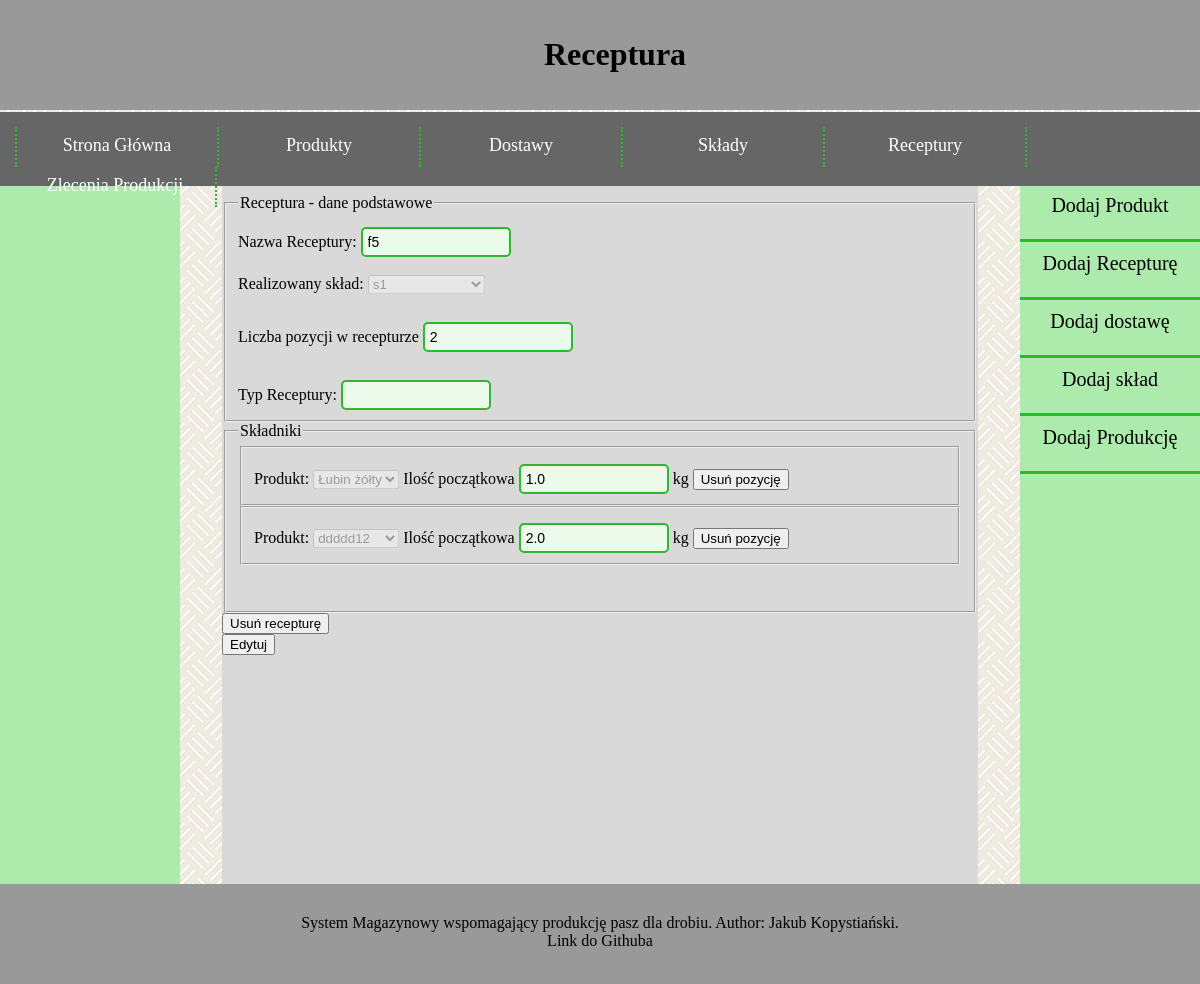
Page /warehouse/recipe/27/ on the committed database.
### warehouse/models.py (models this page shows, shortened)
class Recipe(models.Model):
    composition = models.ForeignKey(Composition, models.SET_NULL, null= True, blank = True)
    number_of_positions = models.IntegerField()
    name = models.CharField(max_length= 255)
    type = models.CharField(max_length= 255)

class Composition(models.Model):
    composition_name = models.CharField(max_length=1024)
    energia_metaboliczna_min = models.FloatField()
    energia_metaboliczna_max = models.FloatField()
    lizyna = models.FloatField()
    metionina = models.FloatField()
    cystyna_metionina = models.FloatField()
    treonina = models.FloatField()
    tryptofan = models.FloatField()
    arginina = models.FloatField()
    walina = models.FloatField()
    izoleucyna = models.FloatField()
    wapn = models.FloatField()
    fosfor_przyswajalny = models.FloatField()
    sod = models.FloatField()

class RecipeElement(models.Model):
    recipe_ref = models.ForeignKey(Recipe, models.CASCADE)
    product = models.ForeignKey(Product, models.CASCADE)
    quantity = models.FloatField()

class Product(models.Model):
    product_name = models.CharField(max_length=1024)
    wilgotnosc = models.DecimalField(max_digits=3, decimal_places=1, default=12, validators=PERCENTAGE_VALIDATOR)
    energia_metaboliczna = models.FloatField()
    bialko_ogolne = models.DecimalField(max_digits=3, decimal_places=1, default=12, validators=PERCENTAGE_VALIDATOR)
    lizyna = models.FloatField()
    metionina = models.FloatField()
    cystyna = models.FloatField()
    treonina = models.FloatField()
    tryptofan = models.FloatField()
    arginina = models.FloatField()
    walina = models.FloatField()
    izoleucyna = models.FloatField()
    wapn = models.FloatField(default=0)
    fosfor_przyswajalny = models.FloatField()
    sod = models.FloatField()
    kwas_linolowy = models.FloatField()

### warehouse/views.py (the view, shortened to what this page needs)
# urls.py: path("recipe/<int:recipe_id>/", views.recipe, name="widok receptury"),
def recipe(request, recipe_id):
    latest_deliveries_list      = Delivery.objects.all()
    latest_products_list        = Product.objects.all()
    latest_compositions_list    = Composition.objects.all()
    latest_productions_list     = Production.objects.all()
    latest_recipes_list         = Recipe.objects.all()
    readonly = True
    if Recipe.objects.filter(pk=recipe_id).exists():
        recipe = Recipe.objects.get(pk = recipe_id)
        recipe_elems = RecipeElement.objects.filter(recipe_ref = recipe)
        how_many_empty = range(recipe_elems.count(), recipe.number_of_positions)
    else:
        recipe = False
        recipe_elems = False
        how_many_empty = False
    context = {
        "latest_deliveries_list": latest_deliveries_list,
        "latest_products_list": latest_products_list,
        "latest_compositions_list": latest_compositions_list,
        "latest_productions_list": latest_productions_list,
        "latest_recipes_list": latest_recipes_list,
        "recipe": recipe,
        "recipe_elems": recipe_elems,
        "newly_created" : False,
        "readonly" : readonly,
        "how_many_empty" : how_many_empty,
    }
    return render(request, "warehouse/recipe.html", context)

### warehouse/templates/warehouse/recipe.html (shortened to what this page needs)
{% extends "base.html" %}
{% block title %}Receptura{% endblock %}
{% block content %}
  {% if recipe %}
    <form method="POST">
    <fieldset><legend>Receptura - dane podstawowe</legend>
          <label for="name">Nazwa Receptury:</label>
          <input type="text" id="name" name="name" {% if readonly %} readonly {% endif %} value={{recipe.name}}>
          <br/><br/>
          <label for="composition">Realizowany skład:</label>
          <select id="composition" name="composition" {% if readonly %} disabled {% endif %}>
              {% for c in latest_compositions_list %}
              <option value={{c.pk}} {% if c.pk == recipe.composition.pk %} selected {% endif %}>{{c.composition_name}}</option>
              {% endfor %}
          </select>
          <br/><br/>
          <label for="number_of_positions">Liczba pozycji w recepturze</label>
          <input type="number" id="number_of_positions" name="number_of_positions" value={{recipe.number_of_positions}} min="1" step="1" {% if readonly %} readonly {% endif %}>
          <br/><br/>
          <label for="type">Typ Receptury:</label>
          <input type="text" id="type" name="type" {% if readonly %} readonly {% endif %} value={{recipe.type}}>
    </fieldset>
    <fieldset><legend>Składniki</legend>
      {% for i in recipe_elems %}
      <div><fieldset>
        {% with elem_id=forloop.counter0|stringformat:"d" %}
        {% with product_name="product"|add:elem_id %}
          <label for={{product_name}}>Produkt:</label>
          <select id={{product_name}} name={{product_name}} {% if readonly %} disabled {% endif %}>
            {% for prod in latest_products_list %}
              <option value={{prod.pk}} {% if prod.pk == i.product.pk %} selected {% endif %}>{{prod.product_name}}</option>
            {% endfor %}
          </select>
        {% endwith %}
        {% with quantity_name="quantity"|add:elem_id %}
          <label for={{quantity_name}}>Ilość początkowa</label>
          <input type="number" id={{quantity_name}} name={{quantity_name}} value={{i.quantity}} step="0.1" {% if readonly %} readonly {% endif %}>
          kg
        {% endwith %}
        {% with delete_name="delete"|add:elem_id %}
          <input type="submit" name={{delete_name}} value="Usuń pozycję"/>
        {% endwith %}
        {% endwith %}
      </fieldset></div>
      {% endfor %}
            <br/><br/>
    </fieldset>
    </form>
    {% if readonly %}
    <form method="POST">
      <input type="submit" name="delete" value="Usuń recepturę"/>
    </form>
    <form method="POST">
      <input type="submit" name="edit" value="Edytuj"/>
    </form>
    {% endif %}
  {% else %}
  <div id="failed">Receptura nie istnieje</div>
  {% endif %}
{% endblock %}

### warehouse/static/warehouse/style.css (style rules this page uses)
:root { --gray_1: #f2f2f2; --gray_2: #d9d9d9; --gray_3: #bfbfbf; --gray_4: #999999; --gray_5: #666666; --gray_6: #404040; --gray_7: #262626; --green_1: #ebfaeb; --green_2: #adebad; --green_3: #85e085; --green_4: #5cd65c; --green_5: #33cc33; --green_6: #2eb82e; --green_7: #248f24; --green_8: #1f7a1f; --green_9: #145214; --red_1: #ff8080; --red_2: #ff0000; }
body { background-image: url("tlo.png"); color: white; margin: 0; }
input[type=number], input[type=text] { width: 150px; background-color: var(--green_1); color: black; border: 2px solid var(--green_6); border-radius: 5px; font-size: 14px; padding: 5px; box-sizing: border-box; outline: none; margin-top: 10px; }

### rows in the picture
Recipe: name "f5", composition "s1", number_of_positions "2"
RecipeElement: product.product_name "Łubin żółty", quantity "1.0"
RecipeElement: product.product_name "ddddd12", quantity "2.0"
